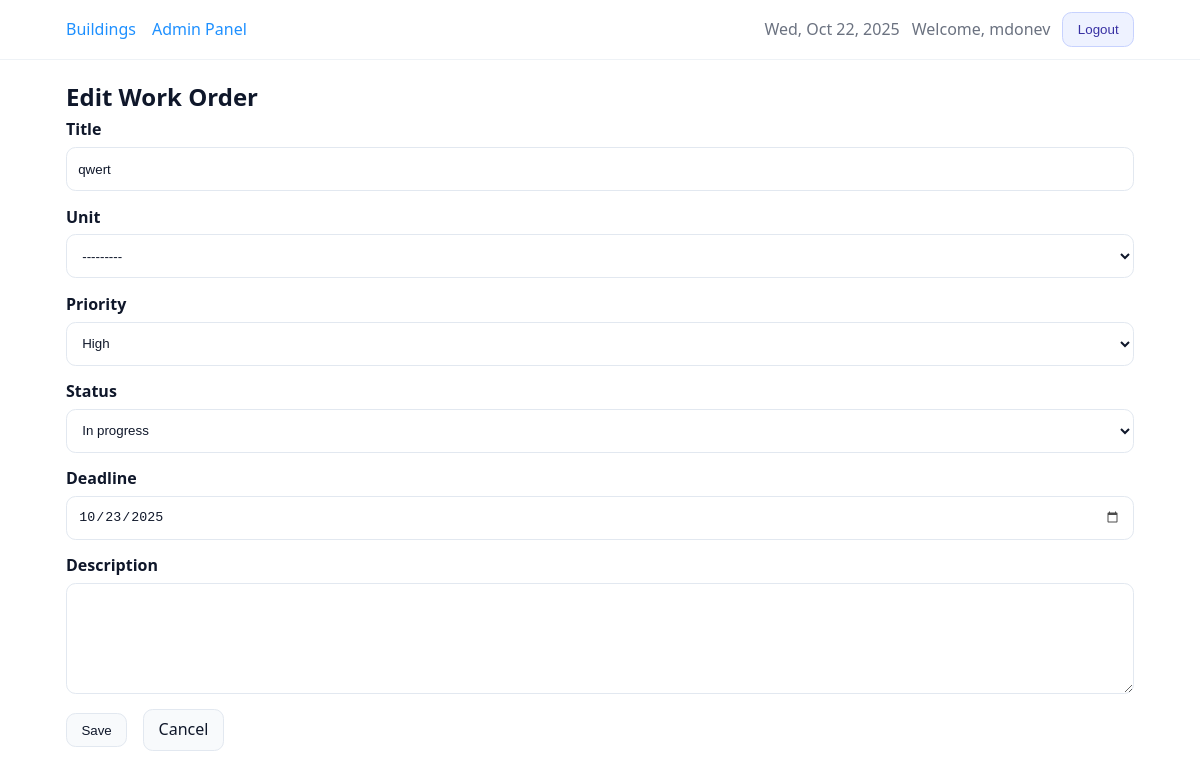
Before: /work-orders/14/edit/ (signed in) with the older database file.
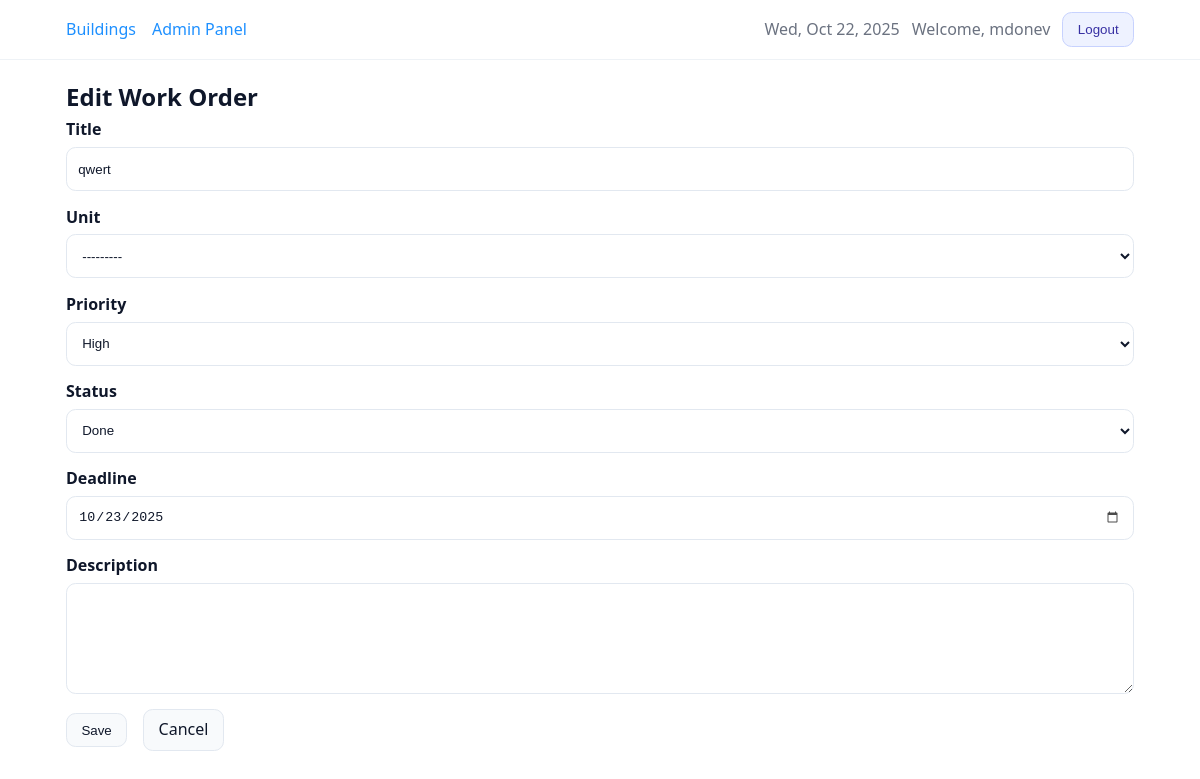
After: the same page with the newer database file.
### core/models.py (models this page shows, shortened)
class TimeStampedModel(models.Model):
    created_at = models.DateTimeField(auto_now_add=True, db_index=True)
    updated_at = models.DateTimeField(auto_now=True)
    class Meta:
        abstract = True

class WorkOrder(TimeStampedModel):
    class Status(models.TextChoices):
        OPEN = "OPEN", "Open"
        IN_PROGRESS = "IN_PROGRESS", "In progress"
        DONE = "DONE", "Done"
    class Priority(models.TextChoices):
        LOW = "LOW", "Low"
        MEDIUM = "MEDIUM", "Medium"
        HIGH = "HIGH", "High"
    building = models.ForeignKey(
        Building,
        on_delete=models.CASCADE,
        related_name="work_orders",  # used by annotations in views
    )
    unit = models.ForeignKey(
        Unit,
        null=True,
        blank=True,
        on_delete=models.SET_NULL,
        related_name="work_orders",
    )
    title = models.CharField(max_length=255)
    description = models.TextField(blank=True)
    status = models.CharField(
        max_length=20,
        choices=Status.choices,
        default=Status.OPEN,
        db_index=True,
    )
    priority = models.CharField(
        max_length=10,
        choices=Priority.choices,
        default=Priority.MEDIUM,
        db_index=True,
    )
    deadline = models.DateField(null=False, blank=False)
    archived_at = models.DateTimeField(null=True, blank=True, db_index=True)
    objects = WorkOrderQuerySet.as_manager()
    class Meta:
        ordering = ["-created_at", "-id"]

### core/views.py (the view, shortened to what this page needs)
# urls.py: path("work-orders/<int:pk>/edit/", views.WorkOrderUpdateView.as_view(), name="work_order_update"),
class WorkOrderUpdateView(LoginRequiredMixin, UserPassesTestMixin, UpdateView):
    model = WorkOrder
    form_class = WorkOrderForm
    template_name = "core/work_order_form.html"
    def get_object(self, queryset=None):
        obj = super().get_object(queryset)
        self.building = obj.building  # lock form to this building on edit
        return obj
    def get_form_kwargs(self):
        kwargs = super().get_form_kwargs()
        kwargs["user"] = self.request.user
        kwargs["building"] = getattr(self, "building", None)
        return kwargs
    def get_context_data(self, **kwargs):
        ctx = super().get_context_data(**kwargs)
        ctx["building"] = getattr(self, "building", None)
        return ctx
    def test_func(self):
        wo = self.get_object()
        return _user_can_access_building(self.request.user, wo.building)

### core/forms.py (called while the page is built, shortened)
    @staticmethod
    def _resolve_building_id(b) -> int | None:
        if isinstance(b, Building):
            return b.pk

### core/models.py (called while the page is built)
    def __str__(self) -> str:  # pragma: no cover
        return f"{self.number} @ {self.building.name}"

### core/views.py (called while the page is built)
def _user_can_access_building(user, building: Building) -> bool:
    return user.is_staff or building.owner_id == user.id

### templates/core/work_order_form.html (shortened to what this page needs)
{% extends "base.html" %}
{% block content %}
  {% with t=form.instance.pk|yesno:"Edit Work Order,New Work Order" %}
    {% include "core/_form_layout.html" with form=form title=t subtitle="" cancel_url=cancel_url %}
  {% endwith %}
{% endblock %}

### templates/core/_form_layout.html (shortened to what this page needs)
<h2 class="mb-1">{{ title }}</h2>
<form method="post" novalidate>
  {% for field in form.visible_fields %}
    <div class="form-row{% if field.errors %} has-errors{% endif %}">
      {% if field.field.widget.input_type == 'checkbox' %}
        <label class="checkbox">
          {{ field }} <span>{{ field.label }}</span>
        </label>
        {% if field.help_text %}<div class="help">{{ field.help_text|safe }}</div>{% endif %}
        {% if field.errors %}
          <div class="errors">{% for e in field.errors %}<div>{{ e }}</div>{% endfor %}</div>
        {% endif %}
      {% else %}
        <label for="{{ field.id_for_label }}">{{ field.label }}</label>
        {{ field }}
      {% endif %}
    </div>
  {% endfor %}
  <div class="row gap mt-2">
    <button class="btn" type="submit">Save</button>
    <a class="btn" href="{{ cancel_url|default:'javascript:history.back()' }}">Cancel</a>
  </div>
</form>

Changed rows visible on the page:
changed WorkOrder "qwert": status "In progress" → "Done"
